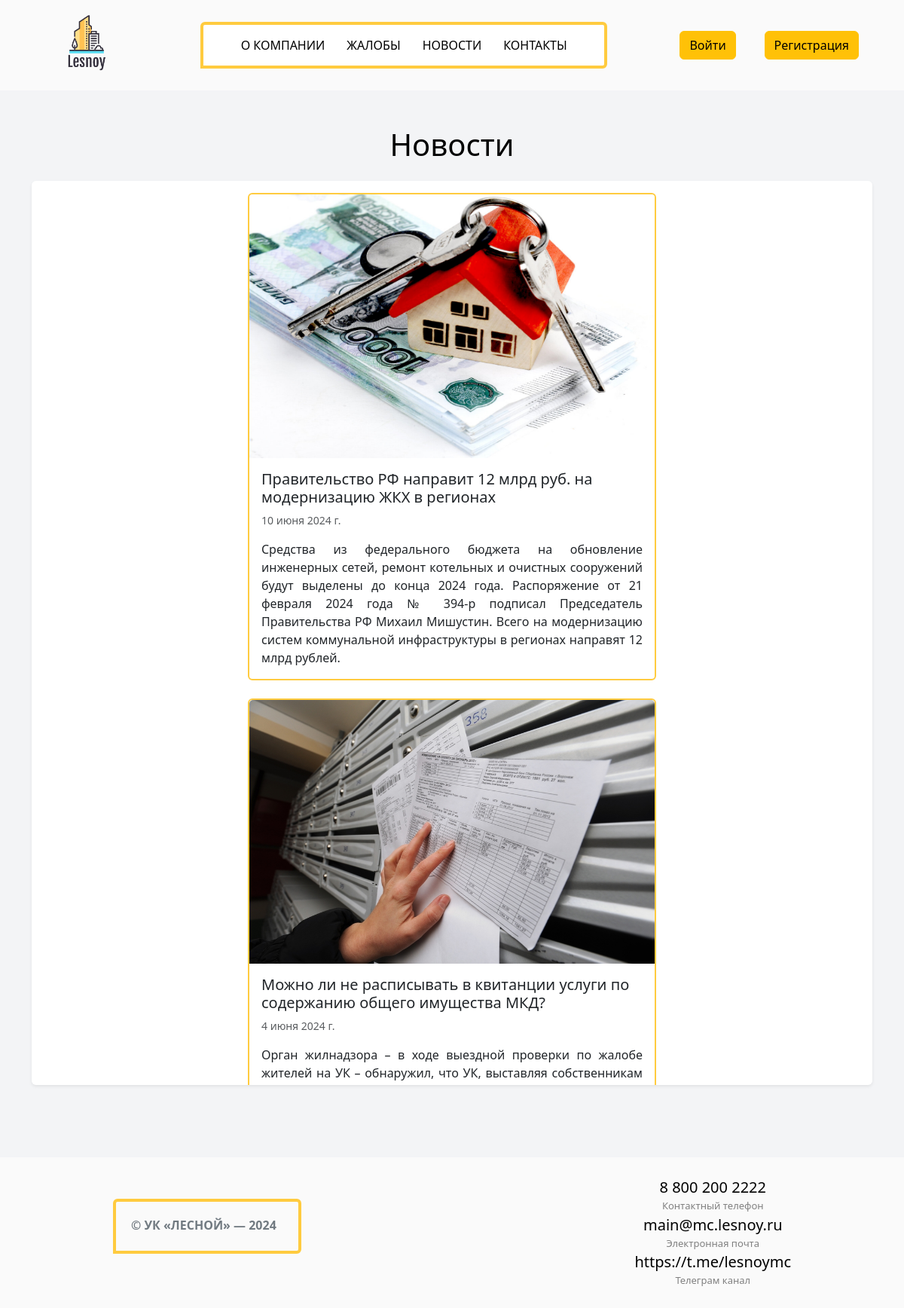
Page /news/ on the committed database.
### main/models.py (models this page shows, shortened)
class News(models.Model):
    class Meta:
        db_table = "news"
        verbose_name = "news"
        verbose_name_plural = "news"
    title = models.CharField(max_length=100, null=True)
    image = models.ImageField(upload_to="news/",null=True)
    publish_date = models.DateField(null=True)
    content = models.TextField(max_length=1000, null=True)

### main/views.py (the view)
# urls.py: path('news/', views.news_view, name="news"),
def news_view(request):
    news_list = models.News.objects.all().order_by("-publish_date")
    return render(request, "news.html", {"news": news_list})

### templates/news.html (shortened to what this page needs)
{% extends "index.html" %}
{% block content %}
<section>
  <div class="container pt-4 pb-5">
    <h1 class="mb-4 mt-4 text-center">Новости</h1>
    <div class="col-12 shadow-sm p-3 mb-5 bg-white rounded" style="max-height: 1200px; overflow: auto;">
      {% if news %}
      {% for publication in news %}
      <div class="col-12 col-md-10 col-lg-8 col-xl-6 card mb-4 m-auto" style="border-color: #ffcb3f; border-width: 2px;">
        <img src="{{ publication.image.url }}" class="card-img-top" alt="Картинка" width="200" height="350">
        <div class="card-body">
          <h5 class="card-title">{{ publication.title }}</h5>
          <p class="text-muted" style="font-size: 14px;">{{ publication.publish_date }}</p>
          <p class="card-text" style="text-align: justify;">{{ publication.content }}</p>
        </div>
      </div>
      {% endfor %}
      {% else %}
      <div class="col-12 col-md-10 col-lg-8 col-xl-6 alert alert-info m-auto">Новости отсутствуют</div>
      {% endif %}
    </div>
  </div>
</section>
{% endblock %}

### main/static/css/style.css (style rules this page uses)
body, html { margin: 0; padding: 0; color: #000; background: #fafafa }
section { background-color: #f3f4f6; }

### rows in the picture
News: image (picture), title "Правительство РФ направит 12 млрд руб. на модернизацию ЖКХ в регионах", publish_date "10 июня 2024 г.", content "Средства из федерального бюджета на обновление инженерных сетей, ремонт котельных и очистных сооружений будут выделены до конца 2024 года. Распоряжение от 21 февраля 2024 года № 394-р подписал Председатель Правительства РФ Михаил Мишустин. Всего на модернизацию систем коммунальной инфраструктуры в регионах направят 12 млрд рублей."
News: image (picture), title "Можно ли не расписывать в квитанции услуги по содержанию общего имущества МКД?", publish_date "4 июня 2024 г.", content "Орган жилнадзора – в ходе выездной проверки по жалобе жителей на УК – обнаружил, что УК, выставляя собственникам…"
